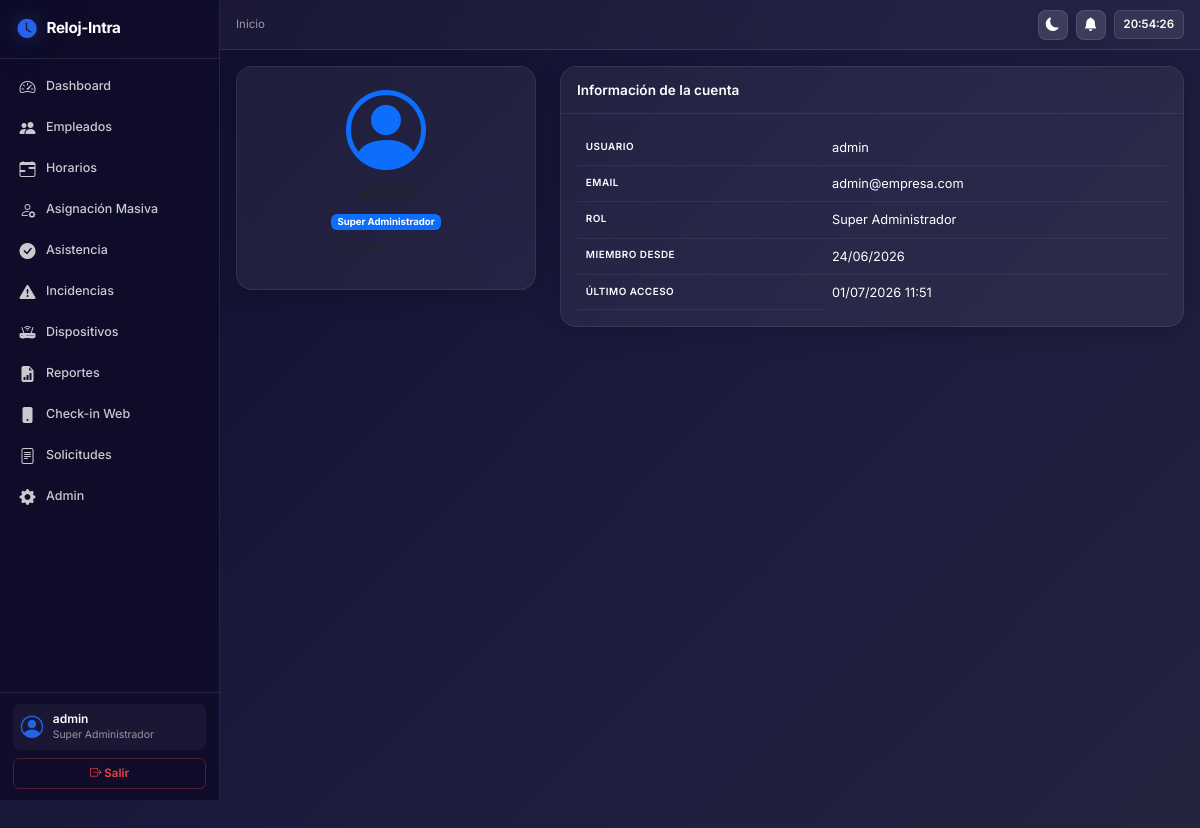
The app's page /cuentas/profile/ (signed in), older data.
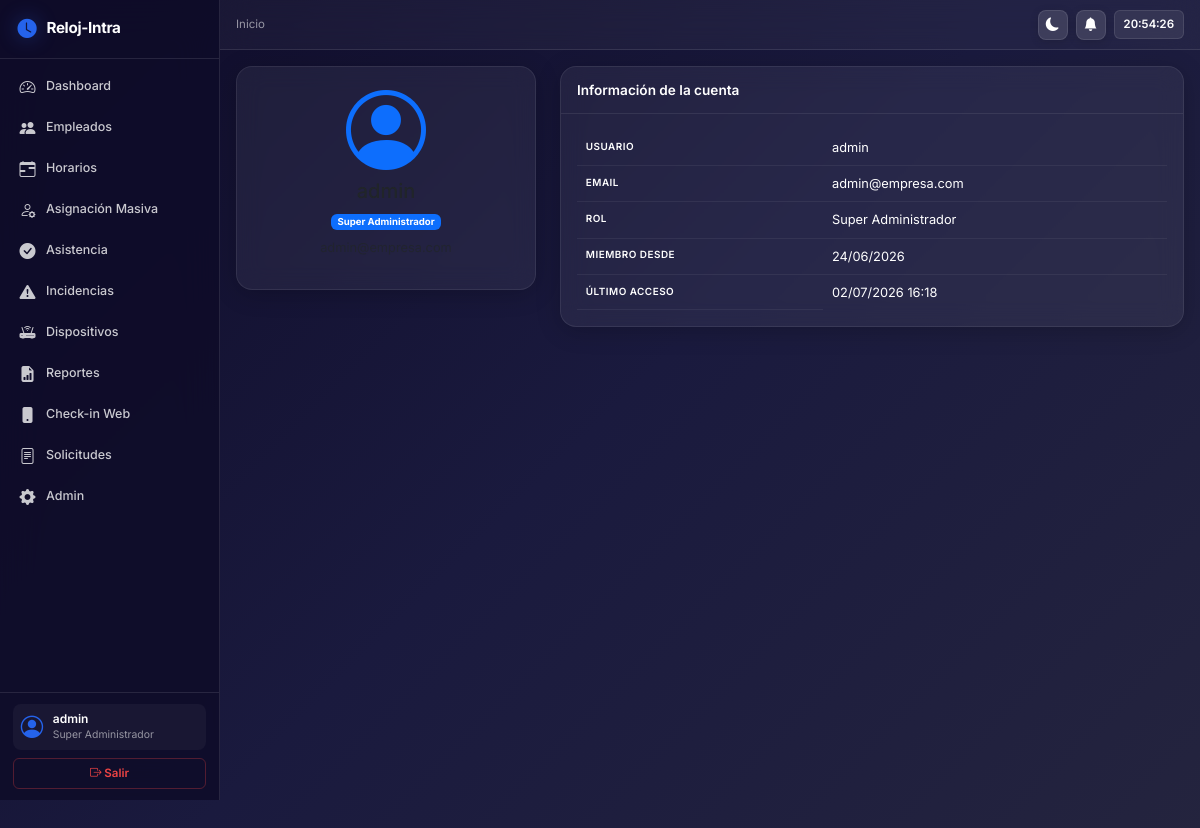
The same page, newer data.
### apps/cuentas/models.py (models this page shows, shortened)
class Usuario(AbstractUser):
    ROLES = [
        ('normal', 'Normal'),
        ('admin', 'Administrador'),
        ('superadmin', 'Super Administrador'),
    ]
    rol = models.CharField('Rol', max_length=20, choices=ROLES, default='normal')
    debe_cambiar_password = models.BooleanField('Debe cambiar contraseña', default=False)
    class Meta:
        verbose_name = 'Usuario'
        verbose_name_plural = 'Usuarios'
        db_table = 'usuarios'

### apps/cuentas/views.py (the view)
# urls.py: path('profile/', views.profile, name='profile'),
@login_required
def profile(request):
    empleado = getattr(request.user, 'empleado', None)
    return render(request, 'cuentas/perfil.html', {
        'usuario': request.user,
        'empleado': empleado,
    })

### templates/cuentas/perfil.html (shortened to what this page needs)
{% extends 'base.html' %}
{% block content %}
<div class="row">
    <div class="col-md-4">
        <div class="card">
            <div class="card-body text-center">
                <i class="bi bi-person-circle display-1 text-primary mb-3"></i>
                <h5>{{ usuario.get_full_name|default:usuario.username }}</h5>
                <span class="badge bg-primary">{{ usuario.get_rol_display }}</span>
                <p class="text-muted mt-2">{{ usuario.email }}</p>
            </div>
        </div>
    </div>
    <div class="col-md-8">
        <div class="card">
            <div class="card-header">Información de la cuenta</div>
            <div class="card-body">
                <table class="table">
                    <tr><th>Usuario</th><td>{{ usuario.username }}</td></tr>
                    <tr><th>Email</th><td>{{ usuario.email }}</td></tr>
                    <tr><th>Rol</th><td>{{ usuario.get_rol_display }}</td></tr>
                    <tr><th>Miembro desde</th><td>{{ usuario.date_joined|date:'d/m/Y' }}</td></tr>
                    <tr><th>Último acceso</th><td>{{ usuario.last_login|date:'d/m/Y H:i' }}</td></tr>
                </table>
            </div>
        </div>
    </div>
</div>
{% endblock %}

### templates/base.html (shortened to what the changed rows need)
<!DOCTYPE html>
<html lang="es-mx">
<head>
    <link href="https://cdn.jsdelivr.net/npm/bootstrap@5.3.3/dist/css/bootstrap.min.css" rel="stylesheet">
    <link rel="stylesheet" href="https://cdn.jsdelivr.net/npm/bootstrap-icons@1.11.3/font/bootstrap-icons.min.css">
    <link href="https://unpkg.com/aos@2.3.1/dist/aos.css" rel="stylesheet">
    <link rel="stylesheet" href="/static/css/style.css">
</head>
<body>
    {% if user.is_authenticated %}
    <nav class="sidebar" id="sidebar" {% if not request.resolver_match.url_name == 'login' %}data-aos="fade-right" data-aos-duration="600"{% endif %}>
        <div class="sidebar-header">
            <i class="bi bi-clock-fill"></i>
            <span class="sidebar-brand">Reloj-Intra</span>
        </div>
        <ul class="nav flex-column flex-grow-1">
            <li class="nav-item">
                <a class="nav-link {% if request.resolver_match.url_name == 'dashboard' %}active{% endif %}" href="{% url 'dashboard' %}">
                    <i class="bi bi-speedometer2"></i>
                    <span>Dashboard</span>
                </a>
            </li>
            {% if user.rol != 'normal' %}
            <li class="nav-item">
                <a class="nav-link {% if 'empleados' in request.path %}active{% endif %}" href="{% url 'lista-empleados' %}">
                    <i class="bi bi-people-fill"></i>
                    <span>Empleados</span>
                </a>
            </li>
            <li class="nav-item">
                <a class="nav-link {% if 'horarios' in request.path %}active{% endif %}" href="{% url 'lista-horarios' %}">
                    <i class="bi bi-calendar-range"></i>
                    <span>Horarios</span>
                </a>
            </li>
            <li class="nav-item">
                <a class="nav-link {% if 'asignacion-masiva' in request.path %}active{% endif %}" href="{% url 'asignacion-masiva' %}">
                    <i class="bi bi-person-gear"></i>
                    <span>Asignación Masiva</span>
                </a>
            </li>
            <li class="nav-item">
                <a class="nav-link {% if 'asistencia' in request.path %}active{% endif %}" href="{% url 'buscar-asistencia' %}">
                    <i class="bi bi-check-circle-fill"></i>
                    <span>Asistencia</span>
                </a>
            </li>
            <li class="nav-item">
                <a class="nav-link {% if 'incidencias' in request.path %}active{% endif %}" href="{% url 'lista-incidencias' %}">
                    <i class="bi bi-exclamation-triangle-fill"></i>
                    <span>Incidencias</span>
                </a>
            </li>
            <li class="nav-item">
                <a class="nav-link {% if 'dispositivos' in request.path %}active{% endif %}" href="{% url 'lista-dispositivos' %}">
                    <i class="bi bi-router-fill"></i>
                    <span>Dispositivos</span>
                </a>
            </li>
            <li class="nav-item">
                <a class="nav-link {% if 'reportes' in request.path %}active{% endif %}" href="{% url 'lista-reportes' %}">
                    <i class="bi bi-file-earmark-bar-graph-fill"></i>
                    <span>Reportes</span>
                </a>
            </li>
            {% endif %}
            <li class="nav-item">
                <a class="nav-link {% if 'registro' in request.path %}active{% endif %}" href="{% url 'checkin' %}">
                    <i class="bi bi-phone-fill"></i>
                    <span>Check-in Web</span>
                </a>
            </li>
            <li class="nav-item">
                <a class="nav-link {% if 'solicitudes' in request.path %}active{% endif %}" href="{% url 'lista-solicitudes' %}">
                    <i class="bi bi-file-text"></i>
                    <span>Solicitudes</span>
                </a>
            </li>
            {% if user.rol == 'superadmin' or user.is_superuser %}
            <li class="nav-item">
                <a class="nav-link" href="{% url 'admin:index' %}" target="_blank">
                    <i class="bi bi-gear-fill"></i>
                    <span>Admin</span>
                </a>
            </li>
            {% endif %}
        </ul>
        <div class="sidebar-footer">
            <div class="user-info mb-2">
                <i class="bi bi-person-circle"></i>
                <div>
                    <div class="user-name">{{ user.get_full_name|default:user.username }}</div>
                    <div class="user-rol">{{ user.get_rol_display }}</div>
                </div>
            </div>
            <form method="post" action="{% url 'logout' %}">
                <button type="submit" class="btn btn-outline-danger w-100">
                    <i class="bi bi-box-arrow-right"></i> Salir
                </button>
            </form>
        </div>
    </nav>
    <header class="topbar" id="topbar">
        <div class="topbar-left">
            <nav aria-label="breadcrumb">
                <ol class="breadcrumb">
                    <li class="breadcrumb-item"><a href="{% url 'dashboard' %}" style="color: var(--text-muted); text-decoration: none;">Inicio</a></li>
                </ol>
            </nav>
        </div>
        <div class="topbar-right">
            <button class="topbar-btn" onclick="toggleTheme()" title="Cambiar tema">
                <i class="bi bi-moon-fill" id="theme-icon"></i>
            </button>
            <div class="dropdown">
                <button class="topbar-btn position-relative" id="notif-bell" type="button" data-bs-toggle="dropdown" aria-expanded="false">
                    <i class="bi bi-bell-fill"></i>
                </button>
            </div>
            <div class="topbar-clock" id="topbar-clock">--:--:--</div>
        </div>
    </header>
    <main class="main-content" id="mainContent">
    {% else %}
        <div class="container">
    {% endif %}
        {% block content %}{% endblock %}
    {% if user.is_authenticated %}
    </main>
    {% else %}
    </div>
    {% endif %}
</body>
</html>

Row changes from the older to the newer data that the page shows:
changed Usuario "admin": last_login "01/07/2026 11:51" → "02/07/2026 16:18"
